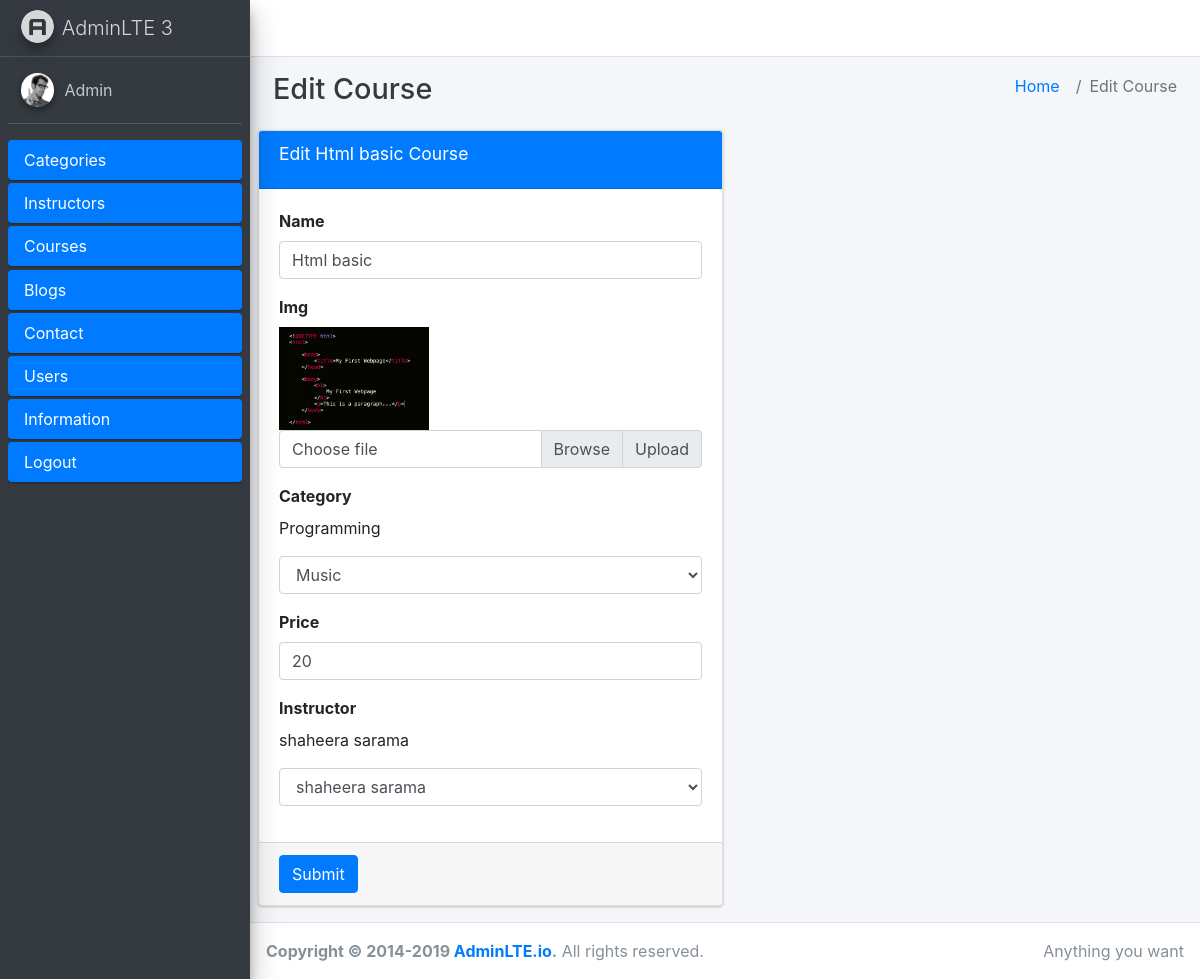
/admin/edit-course.php?id=1 (signed in), run on the app's committed database.
### tables this page shows
CREATE TABLE `courses` (
  `id` int(11) NOT NULL,
  `name` varchar(200) NOT NULL,
  `img` varchar(255) NOT NULL,
  `price` int(11) NOT NULL,
  `cat_id` int(11) NOT NULL,
  `instructor_id` int(11) NOT NULL
);

CREATE TABLE `cats` (
  `id` int(11) NOT NULL,
  `name` varchar(200) NOT NULL,
  `img` varchar(255) NOT NULL
);

CREATE TABLE `instructors` (
  `id` int(11) NOT NULL,
  `name` varchar(100) NOT NULL,
  `job` varchar(100) NOT NULL,
  `descr` varchar(255) NOT NULL,
  `img` varchar(255) NOT NULL,
  `facebook` varchar(100) NOT NULL,
  `instagram` varchar(100) NOT NULL,
  `twitter` varchar(100) NOT NULL,
  `about` varchar(200) NOT NULL,
  `education` varchar(255) NOT NULL,
  `experience` varchar(255) NOT NULL
);

### admin/adminhandlers/getCoid.php (called while the page is built)
<?php
$id=$_GET['id'];
$courses="SELECT courses.*,cats.name as catname,instructors.name as insname FROM courses JOIN cats JOIN instructors on courses.cat_id=cats.id and courses.instructor_id=instructors.id where courses.id=$id";
$coursesSql=mysqli_query($conn,$courses);
$course=mysqli_fetch_assoc($coursesSql);
?>

### admin/adminhandlers/getcats.php (called while the page is built)
<?php
$cats="SELECT * FROM cats";
$catsSql=mysqli_query($conn,$cats);
?>

### admin/adminhandlers/getinstructor.php (called while the page is built)
<?php
$instructor="SELECT * FROM instructors";
$instructorSql=mysqli_query($conn,$instructor);
?>

### admin/edit-course.php (the view, shortened to what this page needs)
<?php
include("include/header.php");
include("include/sidebar.php");
include("adminhandlers/connect.php");
include("adminhandlers/getCoid.php");
include("adminhandlers/getcats.php");
include("adminhandlers/getinstructor.php");
?>
<div class="content-wrapper">
  <div class="content-header">
    <div class="container-fluid">
      <div class="row mb-2">
        <div class="col-sm-6">
          <h1 class="m-0 text-dark">Edit Course</h1>
        </div>
        <div class="col-sm-6">
          <ol class="breadcrumb float-sm-right">
            <li class="breadcrumb-item"><a href="#">Home</a></li>
            <li class="breadcrumb-item active">Edit Course</li>
          </ol>
        </div>
      </div>
    </div>
  </div>
  <div class="content">
    <div class="container-fluid">
      <div class="row">
      <div class="card card-primary">
              <div class="card-header">
                <h3 class="card-title">Edit <?=$course['name'];?> Course</h3>
              </div>
              <form action="adminhandlers/updatecourse.php?id=<?=$course['id']?>" method="post" enctype="multipart/form-data">
                <div class="card-body">
                  <div class="form-group">
                    <label for="exampleInputEmail1">Name</label>
                    <input type="text" name="name" class="form-control" id="exampleInputEmail1" value="<?=$course['name'];?>">
                  </div>
                  <div class="form-group">
                    <label for="exampleInputFile">Img</label>
                    <img src="../assets/images/<?=$course['img'];?>" width="150px" alt="">
                    <div class="input-group">
                      <div class="custom-file">
                        <label class="custom-file-label" for="exampleInputFile">Choose file</label>
                      </div>
                      <div class="input-group-append">
                        <span class="input-group-text">Upload</span>
                      </div>
                    </div>
                  </div>
                  <div class="form-group">
                    <label for="exampleInputEmail1">Category</label>
                    <p><?=$course['catname'];?></p>
                   <select name="cat" class="form-control" id="exampleInputEmail1">
                     <?php while($cat=mysqli_fetch_assoc($catsSql)) {?>
                     <option value="<?=$cat['id'];?>"><?=$cat['name'];?></option>
                     <?php } ?>
                   </select>
                  </div>
                  <div class="form-group">
                    <label for="exampleInputEmail1">Price</label>
                    <input type="number" name="price" class="form-control" id="exampleInputEmail1" value="<?=$course['price'];?>">
                  </div>
                  <div class="form-group">
                    <label for="exampleInputEmail1">Instructor</label>
                    <p><?=$course['insname'];?></p>
                    <select name="instructor" class="form-control" id="exampleInputEmail1">
                     <?php while($instr=mysqli_fetch_assoc($instructorSql)) {?>
                     <option value="<?=$instr['id'];?>"><?=$instr['name'];?></option>
                     <?php } ?>
                   </select>
                  </div>
                </div>
                <div class="card-footer">
                  <button type="submit" class="btn btn-primary">Submit</button>
                </div>
              </form>
            </div>
      </div>
    </div>
  </div>
</div>
<?php
include("include/footer.php");
?>

### data on the page
courses: name "Html basic", img (picture), cat.name "Programming", price "20", instructor.name "shaheera sarama"

### other printed values
form field cat "Music"
form field instructor "shaheera sarama"
